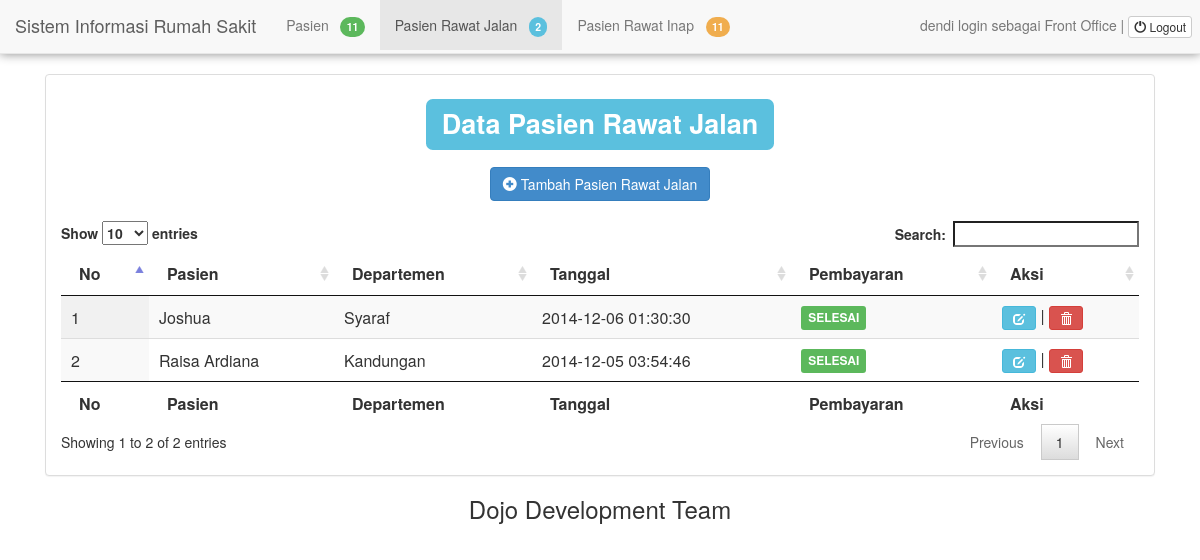
The page /front-office.php?view=tampil_prj (signed in) on the database its author committed.
### tables this page shows
CREATE TABLE `tbl_prj` (
  `no_rj` int(8) NOT NULL,
  `id_dokter` varchar(5) NOT NULL,
  `id_pasien` int(6) NOT NULL,
  `departemen` varchar(20) NOT NULL,
  `tanggal` datetime NOT NULL,
  `keluhan` varchar(255) NOT NULL,
  `diagnosa` varchar(255) DEFAULT NULL,
  `biaya` int(10) NOT NULL,
  `bayar` int(12) DEFAULT NULL,
  `tindakan` varchar(20) DEFAULT NULL
);

CREATE TABLE `tbl_pasien` (
  `id_pasien` int(6) NOT NULL,
  `nama_pasien` varchar(30) NOT NULL,
  `alamat` varchar(40) NOT NULL,
  `jenis_kelamin` char(1) NOT NULL,
  `no_telepon` varchar(15) NOT NULL
);

### front-office/tampil_prj.php (the view, shortened to what this page needs)
<div align="center">
    <h1><label class="label label-info">Data Pasien Rawat Jalan</label></h1>
    <br>
    <button class="btn btn-primary btn-large" data-toggle="modal" data-target="#tambahModal">
        <i class="glyphicon glyphicon-plus-sign"></i> Tambah Pasien Rawat Jalan
    </button>
</div>
<br>
<table id="datatable" class="display stripe">
    <thead>
    <th>No</th>
    <th>Pasien</th>
    <th>Departemen</th>
    <th>Tanggal</th>
    <th>Pembayaran</th>
    <th>Aksi</th>
</thead>
<?php
$queryselect = "SELECT * FROM tbl_prj, tbl_pasien where
            tbl_prj.id_pasien = tbl_pasien.id_pasien order by
            tbl_prj.no_rj desc";
$resultselect = mysql_query($queryselect);
if (mysql_num_rows($resultselect)) {
    $no = 1;
    while ($row = mysql_fetch_array($resultselect)) {
        ?>
        <tr>
            <td><?php echo $no; ?> </td>
            <td><?php echo $row['nama_pasien']; ?> </td>
            <td><?php echo $row['departemen']; ?> </td>
            <td><?php echo $row['tanggal']; ?> </td>
            <td><?php
                if ($row['bayar'] >= $row['biaya']) {
                    echo "<span class='label label-success'>SELESAI</span>";
                } else {
                    echo "<span class='label label-danger'>BELUM</span>";
                };
                ?> </td>
            <td><?php echo "<a class='btn btn-info btn-sm' href='front-office.php?view=tampil_ubah_prj&no_rj=" . $row['no_rj'] . "'><i class='glyphicon glyphicon-edit'></i></a> |
                    <a class='btn btn-danger btn-sm' href='front-office.php?view=aksi_hapus_prj&no_rj=" . $row['no_rj'] . "' onclick='return confirm(&quot;Apakah anda yakin akan menghapus data pasien rawat jalan tersebut?&quot;)'><i class='glyphicon glyphicon-trash'></i></a>";
                ?></td>
        </tr>
        <?php
        $no ++;
    }
} else {
    echo"kosong";
}
?>
<tfoot>
<th>No</th>
<th>Pasien</th>
<th>Departemen</th>
<th>Tanggal</th>
<th>Pembayaran</th>
<th>Aksi</th>
</tfoot>
</table>

### rows shown on the page
tbl_prj: id_pasien.nama_pasien "Joshua", departemen "Syaraf", tanggal "2014-12-06 01:30:30", bayar "SELESAI"
tbl_prj: id_pasien.nama_pasien "Raisa Ardiana", departemen "Kandungan", tanggal "2014-12-05 03:54:46", bayar "SELESAI"

### other values the page prints
mysql_num_rows($hitung_pasien) "11"
mysql_num_rows($hitung_pri) "2"
mysql_num_rows($hitung_pri) "11"
$_SESSION['username'] "dendi"
$_SESSION['hak_akses'] "Front Office"
